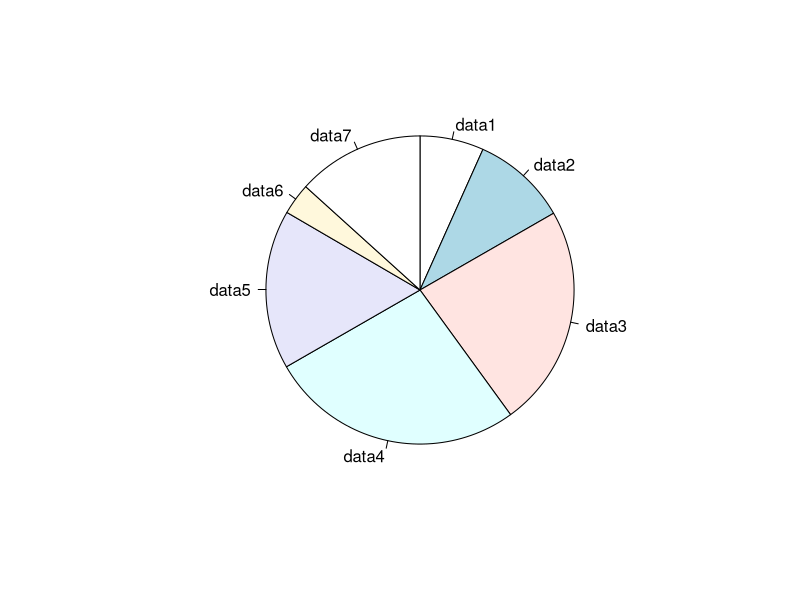
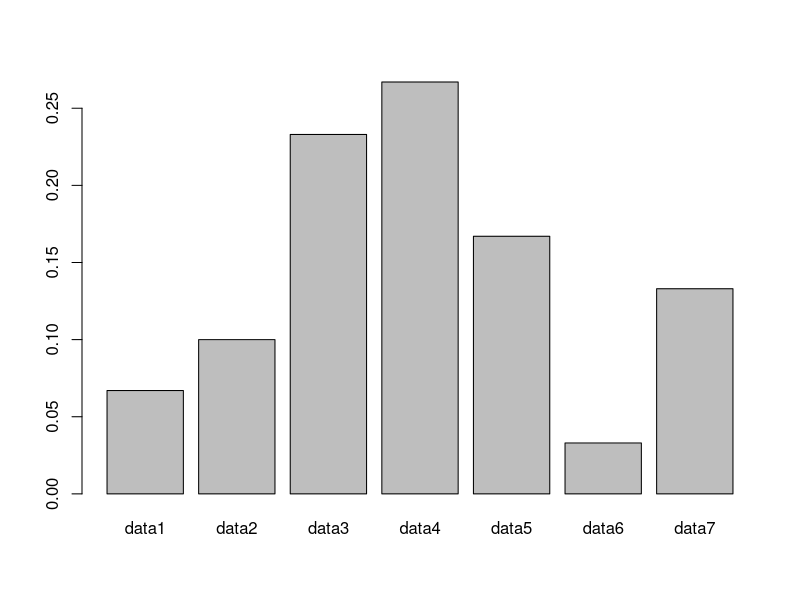
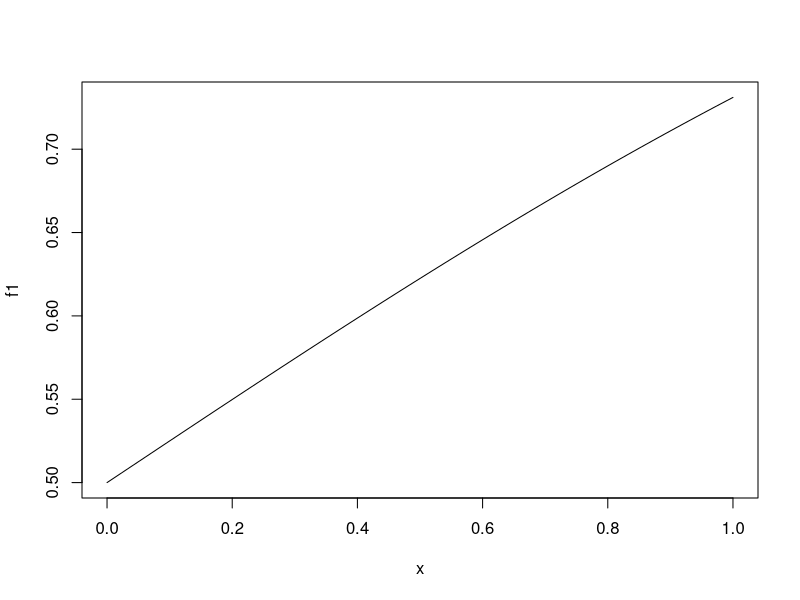

These figures' R source, in order:
c1 <- read.table("data/pi0.dat",h=T,row.names = 1)
pie(c1$freq, labels = rownames(c1),clockwise = T)
barplot(c1$freq,names=rownames(c1))

f1 <- function(x) 1/(1+exp(-x))
plot(f1)
